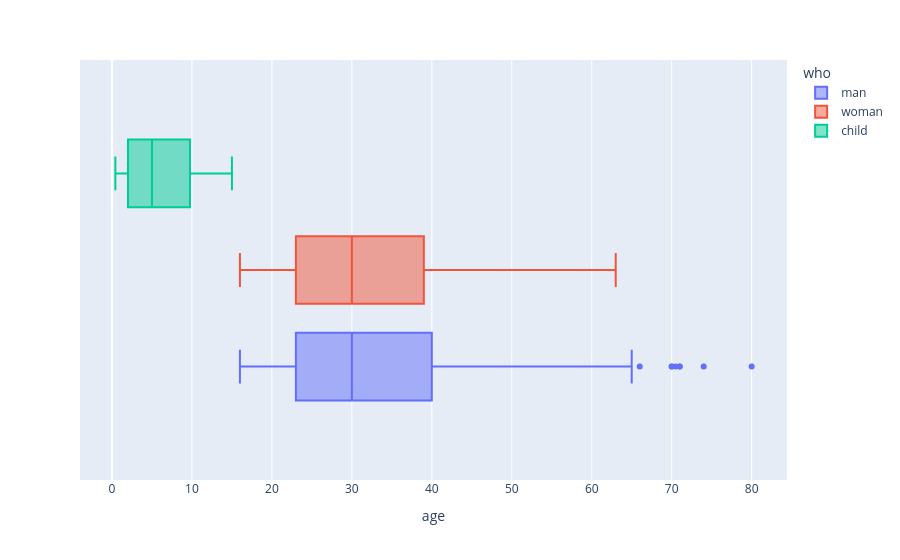

Notebook source saved alongside this figure:
### Code cell
px.box(df_01,x='age',color='who')

### Figure 1 — Plotly figure (JSON) as saved in the notebook; plotly's stock layout.template omitted (floating-point values rounded to 4 significant figures; data arrays with more than 128 entries replaced by an {"elided": "..."} marker saying what was removed)
{"data": [{"alignmentgroup": "True", "hovertemplate": "who=man<br>age=%{x}<extra></extra>", "legendgroup": "man", "marker": {"color": "#636efa"}, "name": "man", "notched": false, "offsetgroup": "man", "orientation": "h", "showlegend": true, "type": "box", "x": {"elided": "537 float values"}, "x0": " ", "xaxis": "x", "y0": " ", "yaxis": "y"}, {"alignmentgroup": "True", "hovertemplate": "who=woman<br>age=%{x}<extra></extra>", "legendgroup": "woman", "marker": {"color": "#EF553B"}, "name": "woman", "notched": false, "offsetgroup": "woman", "orientation": "h", "showlegend": true, "type": "box", "x": {"elided": "271 float values"}, "x0": " ", "xaxis": "x", "y0": " ", "yaxis": "y"}, {"alignmentgroup": "True", "hovertemplate": "who=child<br>age=%{x}<extra></extra>", "legendgroup": "child", "marker": {"color": "#00cc96"}, "name": "child", "notched": false, "offsetgroup": "child", "orientation": "h", "showlegend": true, "type": "box", "x": [2.0, 14.0, 4.0, 14.0, 2.0, 15.0, 8.0, 14.0, 3.0, 7.0, 5.0, 11.0, 4.0, 0.83, 14.5, 2.0, 12.0, 9.0, 1.0, 9.0, 4.0, 1.0, 9.0, 1.0, 4.0, 3.0, 2.0, 5.0, 8.0, 3.0, 7.0, 2.0, 0.92, 2.0, 3.0, 15.0, 3.0, 1.0, 1.0, 3.0, 10.0, 14.0, 4.0, 13.0, 5.0, 0.75, 2.0, 9.0, 9.0, 2.0, 7.0, 9.0, 11.0, 8.0, 4.0, 9.0, 2.0, 0.75, 14.0, 14.0, 15.0, 4.0, 6.0, 11.0, 4.0, 6.0, 0.67, 5.0, 13.0, 8.0, 1.0, 11.0, 0.42, 6.0, 10.0, 2.0, 1.0, 15.0, 0.83, 4.0, 9.0, 4.0, 15.0], "x0": " ", "xaxis": "x", "y0": " ", "yaxis": "y"}], "layout": {"boxmode": "group", "legend": {"title": {"text": "who"}, "tracegroupgap": 0}, "margin": {"t": 60}, "xaxis": {"anchor": "y", "domain": [0, 1], "title": {"text": "age"}}, "yaxis": {"anchor": "x", "domain": [0, 1]}}}
